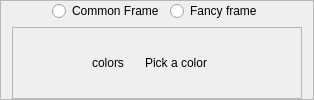
     <widget class="QFrame" name="frame_7">
      <property name="frameShape">
       <enum>QFrame::StyledPanel</enum>
      </property>
      <property name="frameShadow">
       <enum>QFrame::Raised</enum>
      </property>
      <layout class="QVBoxLayout" name="verticalLayout">
       <property name="topMargin">
        <number>0</number>
       </property>
       <property name="bottomMargin">
        <number>0</number>
       </property>
       <item>
        <layout class="QHBoxLayout" name="horizontalLayout_18">
         <item>
          <spacer name="horizontalSpacer_7">
           <property name="orientation">
            <enum>Qt::Horizontal</enum>
           </property>
           <property name="sizeHint" stdset="0">
            <size>
             <width>40</width>
             <height>20</height>
            </size>
           </property>
          </spacer>
         </item>
         <item>
          <widget class="QRadioButton" name="radioButton_3">
           <property name="text">
            <string>Common Frame</string>
           </property>
          </widget>
         </item>
         <item>
          <widget class="QRadioButton" name="radioButton_4">
           <property name="text">
            <string>Fancy frame</string>
           </property>
          </widget>
         </item>
         <item>
          <spacer name="horizontalSpacer_5">
           <property name="orientation">
            <enum>Qt::Horizontal</enum>
           </property>
           <property name="sizeHint" stdset="0">
            <size>
             <width>40</width>
             <height>20</height>
            </size>
           </property>
          </spacer>
         </item>
        </layout>
       </item>
       <item>
        <widget class="QFrame" name="frame_8">
         <property name="frameShape">
          <enum>QFrame::StyledPanel</enum>
         </property>
         <property name="frameShadow">
          <enum>QFrame::Raised</enum>
         </property>
         <layout class="QHBoxLayout" name="horizontalLayout_17">
          <item>
           <spacer name="horizontalSpacer_6">
            <property name="orientation">
             <enum>Qt::Horizontal</enum>
            </property>
            <property name="sizeHint" stdset="0">
             <size>
              <width>40</width>
              <height>20</height>
             </size>
            </property>
           </spacer>
          </item>
          <item>
           <widget class="QLabel" name="label_13">
            <property name="sizePolicy">
             <sizepolicy hsizetype="Maximum" vsizetype="Preferred">
              <horstretch>0</horstretch>
              <verstretch>0</verstretch>
             </sizepolicy>
            </property>
            <property name="text">
             <string>colors</string>
            </property>
           </widget>
          </item>
          <item>
           <widget class="QPushButton" name="pushButton_2">
            <property name="styleSheet">
             <string notr="true">QPushButton{
	border-radius: 10px;
	padding: 5px 15px;
}</string>
            </property>
            <property name="text">
             <string>Pick a color</string>
            </property>
           </widget>
          </item>
          <item>
           <spacer name="horizontalSpacer_4">
            <property name="orientation">
             <enum>Qt::Horizontal</enum>
            </property>
            <property name="sizeHint" stdset="0">
             <size>
              <width>40</width>
              <height>20</height>
             </size>
            </property>
           </spacer>
          </item>
         </layout>
        </widget>
       </item>
      </layout>
     </widget>
